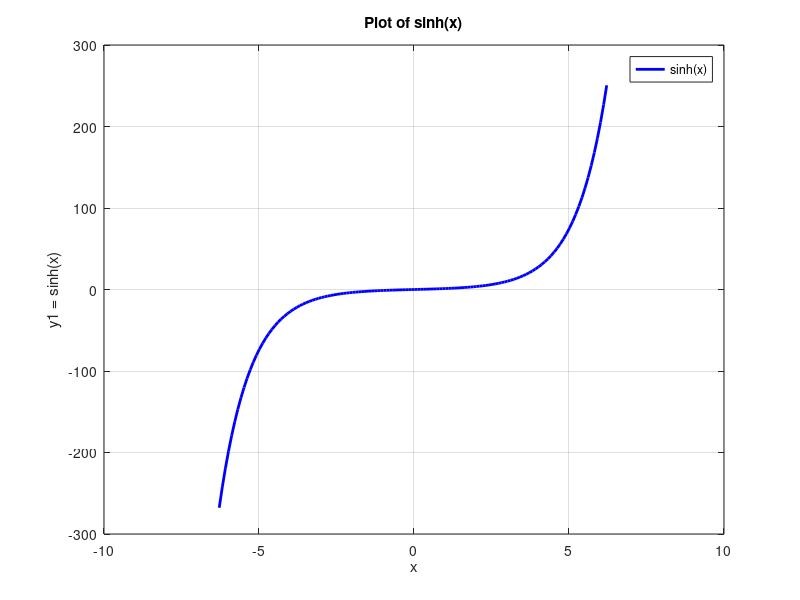
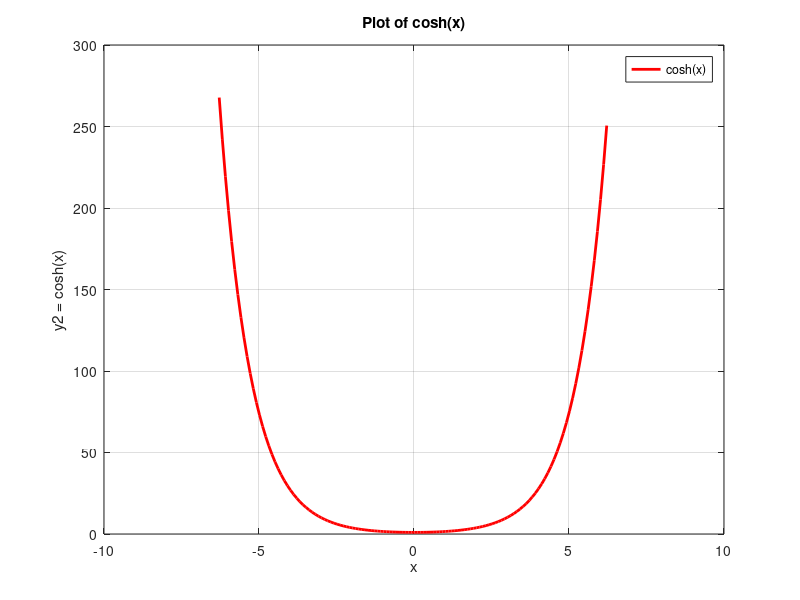
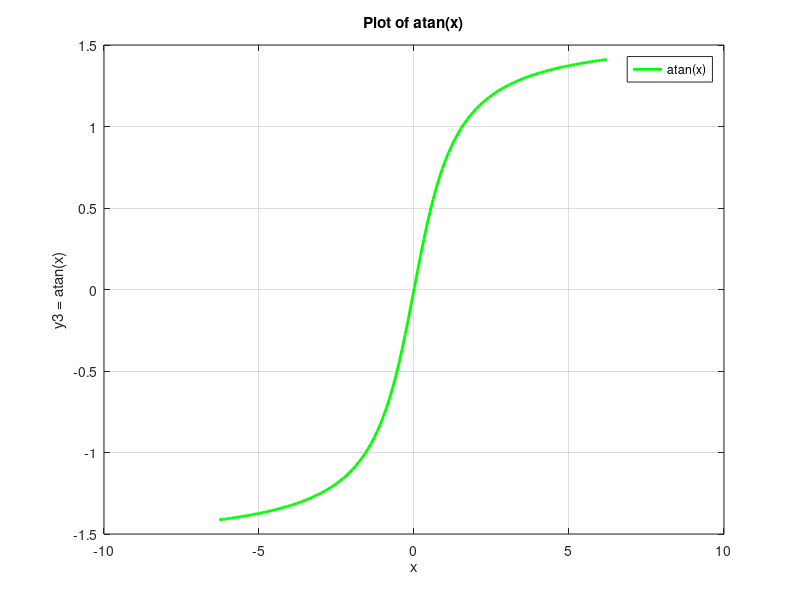
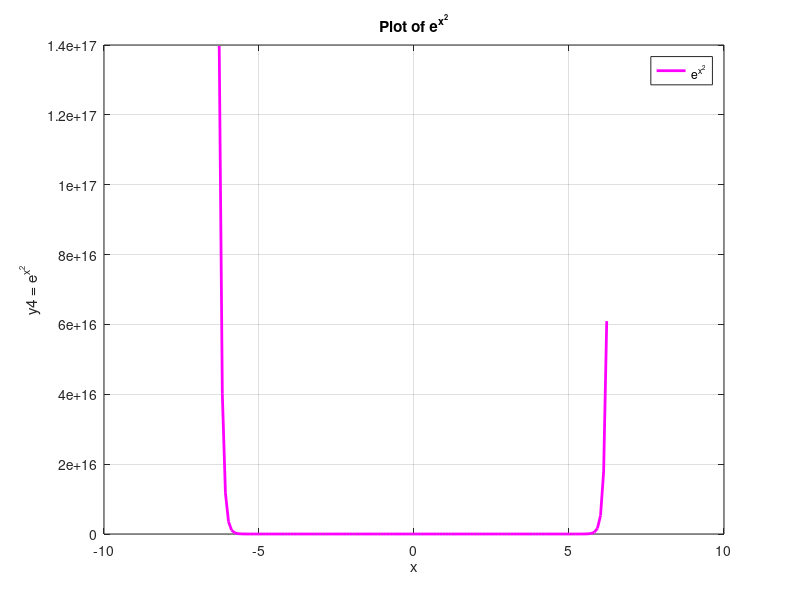

The MATLAB script that drew these images, in order:
clc;
clear all;
close all;
x = -2*pi:0.1:2*pi;
% Plot sinh(x)
y1 = sinh(x);
figure(1);
plot(x, y1, 'b', 'LineWidth', 2);
xlabel('x');
ylabel('y1 = sinh(x)');
title('Plot of sinh(x)');
legend('sinh(x)');
grid on;
% Plot cosh(x)
y2 = cosh(x);
figure(2);
plot(x, y2, 'r', 'LineWidth', 2);
xlabel('x');
ylabel('y2 = cosh(x)');
title('Plot of cosh(x)');
legend('cosh(x)');
grid on;
% Plot atan(x)
y3 = atan(x);
figure(3);
plot(x, y3, 'g', 'LineWidth', 2);
xlabel('x');
ylabel('y3 = atan(x)');
title('Plot of atan(x)');
legend('atan(x)');
grid on;
% Plot e^(x^2)
y4 = exp(x.^2); 
figure(4);
plot(x, y4, 'm', 'LineWidth', 2);
xlabel('x');
ylabel('y4 = e^{x^2}');
title('Plot of e^{x^2}');
legend('e^{x^2}');
grid on;